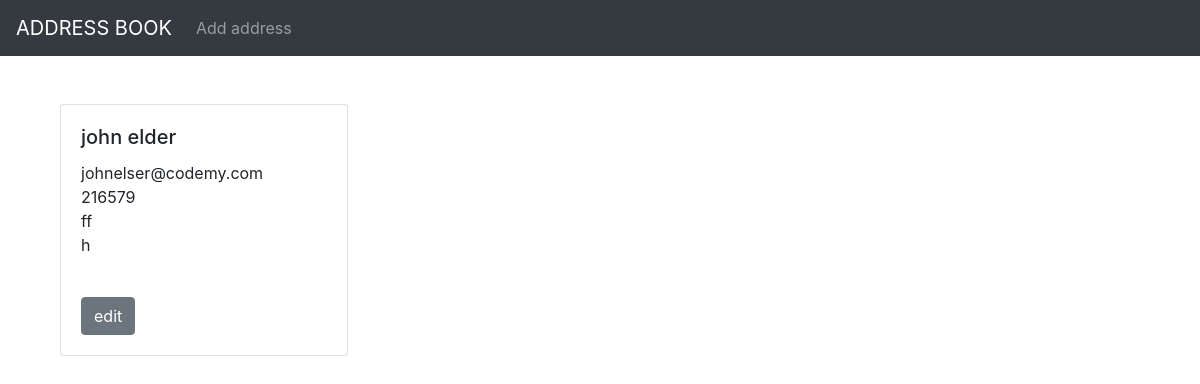
Before: / with the older database file.
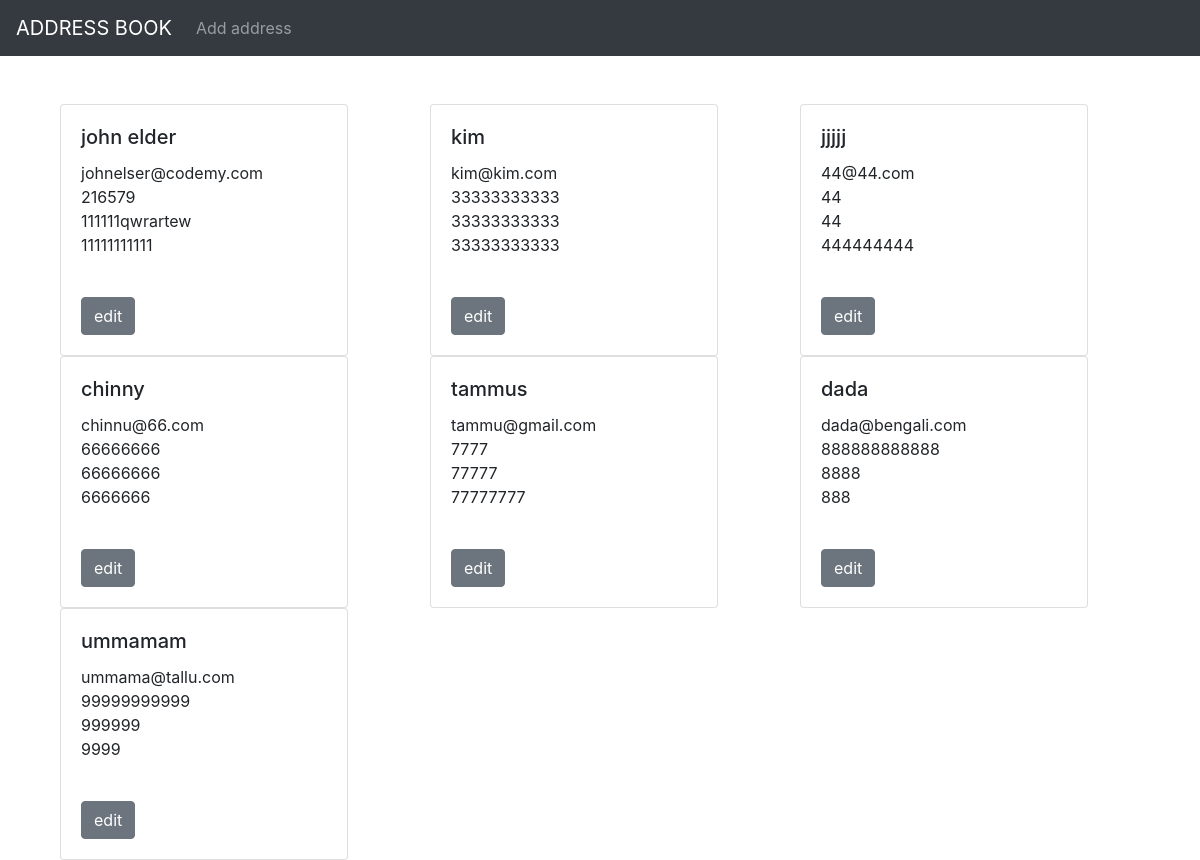
After: the same page with the newer database file.
### address_book/models.py (models this page shows, shortened)
class Address(models.Model):
	name = models.CharField(max_length = 200)
	email = models.EmailField(max_length = 200)
	phone = models.CharField(max_length = 15)
	address = models.CharField(max_length = 200)
	city = models.CharField(max_length = 200)
	state = models.CharField(max_length = 100)
	zipcode= models.CharField(max_length = 10)

### address_book/views.py (the view)
# urls.py: path('', views.home, name = 'home'),
def home(request):
	all_addresses = Address.objects.all()
	return render(request, 'home.html', {'all_addresses':all_addresses})

### address_book/templates/home.html
{% extends 'base.html'  %}
{% block content %}
<div class = "container">
	<div class ="row">
{% if all_addresses %}
{% for records in all_addresses %}
<div class ="col-sm">
<div class="card" style="width: 18rem;">
  <div class="card-body">
    <h5 class="card-title">{{ records.name }}</h5>
    <p class="card-text">
    	{{ records.email }}<br>
		{{ records.phone }}<br>
		{{ records.address }}<br>
		{{ records.state }}<br>
		{{ records.zip }}<br>
    </p>
    <a href="{% url 'edit' records.id  %}" class="btn btn-secondary">edit</a>
  </div>
</div>
</div>
{% endfor %}
{% endif %}
</div>
</div>
{% endblock %}

### address_book/templates/base.html (shortened to what this page needs)
<!doctype html>
<html lang="en">
  <head>
    <link rel="stylesheet" href="https://cdn.jsdelivr.net/npm/bootstrap@4.5.3/dist/css/bootstrap.min.css">
  </head>
  <body>
  	<nav class="navbar navbar-expand-lg navbar-dark bg-dark">
  <a class="navbar-brand" href="{% url 'home' %}">ADDRESS BOOK	</a>
  <div class="collapse navbar-collapse" id="navbarSupportedContent">
    <ul class="navbar-nav mr-auto">
      <li class="nav-item">
        <a class="nav-link" href="{% url 'add_address' %}"> Add address</a>
      </li>
    </ul>
  </div>
</nav>
<br>
  	<br>
    <div class ="container">
    	{% block content %}
{% endblock %}
</div>
  </body>
</html>

Changed rows visible on the page:
changed Address "john elder": address "ff" → "111111qwrartew"; state "h" → "11111111111"
added Address: name "kim", email "kim@kim.com", phone "33333333333", address "33333333333", state "33333333333"
added Address: name "jjjjj", email "44@44.com", phone "44", address "44", state "444444444"
added Address: name "chinny", email "chinnu@66.com", phone "66666666", address "66666666", state "6666666"
added Address: name "tammus", email "tammu@gmail.com", phone "7777", address "77777", state "77777777"
added Address: name "dada", email "dada@bengali.com", phone "888888888888", address "8888", state "888"
added Address: name "ummamam", email "ummama@tallu.com", phone "99999999999", address "999999", state "9999"
